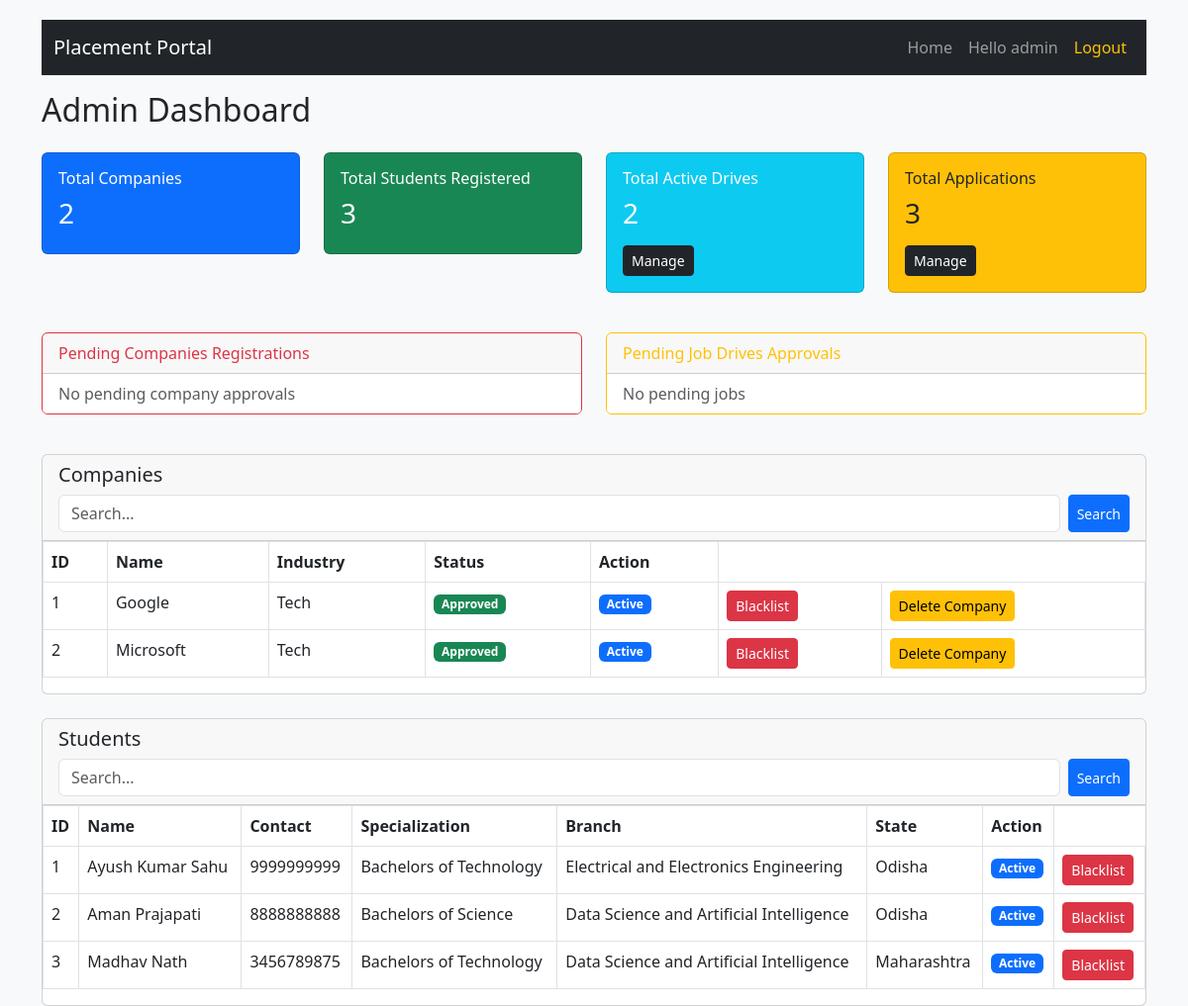
Page /admin (signed in) on the earlier database version.
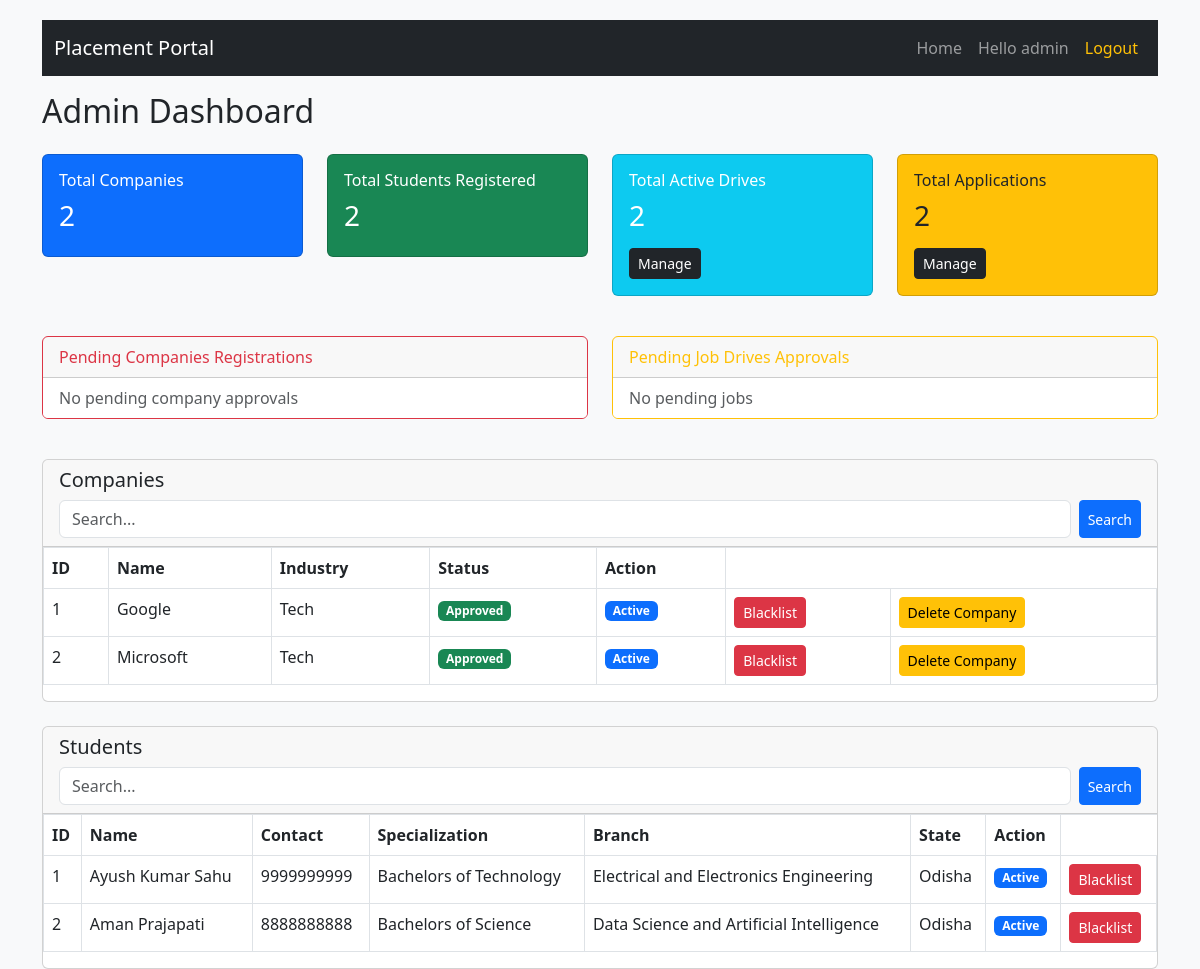
Same page on the later database version.
### database/models.py (models this page shows)
class User(db.Model, UserMixin):
    __tablename__ = 'user'
    id = db.Column(db.Integer, primary_key=True)
    username = db.Column(db.String(50), unique=True, nullable=False)
    hashedpassword = db.Column(db.String(length = 128), nullable=False)
    role = db.Column(db.String(20), nullable=False) # can be 'admin', 'company', 'student'
    status = db.Column(db.Boolean, default=True) # for blacklisitng purposes
    student_profile = db.relationship('Student', backref='user', uselist=False, cascade="all, delete-orphan")
    company_profile = db.relationship('Company', backref='user', uselist=False, cascade="all, delete-orphan")

class Company(db.Model):
    __tablename__ = 'company'
    id = db.Column(db.Integer, primary_key=True)
    user_id = db.Column(db.Integer, db.ForeignKey('user.id'), unique=True, nullable=False)
    company_name = db.Column(db.String(100), nullable=False)
    industry = db.Column(db.String(100),nullable = False)
    HRcontact = db.Column(db.String(10),nullable = False)
    approval = db.Column(db.Boolean, default=False) # Approval of the Admin for the company
    drives = db.relationship('Placements', backref='company', lazy=True, cascade="all, delete-orphan")

class Student(db.Model):
    __tablename__ = 'student'
    id = db.Column(db.Integer, primary_key=True)
    user_id = db.Column(db.Integer, db.ForeignKey('user.id'), unique=True, nullable=False)
    name = db.Column(db.String(100), nullable=False)
    contact = db.Column(db.String(20))
    education = db.Column(db.String(200))
    skills = db.Column(db.Text)
    resume = db.Column(db.String(255))
    college = db.Column(db.String(200))
    branch = db.Column(db.String(100))
    dob = db.Column(db.Date)
    country = db.Column(db.String(100))
    state = db.Column(db.String(100))
    address = db.Column(db.Text)
    applications = db.relationship('Application', backref='student', lazy=True, cascade="all, delete-orphan")

### routes/admin_mgmt.py (the view)
@app.route('/admin')
@login_required
@role_required('admin')
def admin_dashboard():
    totComp = models.Company.query.count()
    totStudent = models.Student.query.count()
    drivesCount = models.Placements.query.count()
    totapps = models.Application.query.count()
    p_comp = models.Company.query.filter_by(approval=False).all()
    p_jobs = models.Placements.query.filter_by(admin_approval=False).all()
    s = request.args.get('search_student', '')
    if s != '' and len(s) > 0:
        student_query = models.Student.query.join(models.User)
        filters = []
        filters.append(models.Student.name.ilike(f'%{s}%'))
        filters.append(models.Student.contact.ilike(f'%{s}%'))
        filters.append(models.Student.state.ilike(f'%{s}%'))
        filters.append(models.Student.branch.ilike(f'%{s}%'))
        filters.append(models.Student.education.ilike(f'%{s}%'))
        if s.isdigit():
            filters.append(models.Student.id ==  int(s))
        students = student_query.filter(or_(*filters)).all() # Combining all filters - oring them
    else:
        students =models.Student.query.all()
    search_comp = request.args.get('search_company', '')
    if search_comp  !=  '':
        company_query = models.Company.query.join(models.User)
        f_list = [
            models.Company.company_name.ilike(f'%{search_comp}%'),
            models.Company.industry.ilike(f'%{search_comp}%')
        ]
        companies =company_query.filter(or_(*f_list)).all()
    else:
        companies = models.Company.query.all()
    return render_template(
        'admin.html',
        total_companies=totComp,
        total_students=totStudent,
        total_drives=drivesCount,
        total_applications=totapps,
        pending_jobs=p_jobs,
        pending_comp=p_comp,
        students=students,
        companies=companies,
        search_student=s,
        search_company=search_comp
    )

### app.py (called while the page is built)
@login_manager.user_loader
def load_user(user_id):
    return models.User.query.get(int(user_id))

def role_required(*roles):
    def wrapper(fn):
        @wraps(fn)
        def decorated_view(*args,**kwargs):
            if not current_user.is_authenticated:
                return login_manager.unauthorized()
            if current_user.role not in roles:
                flash("You do not have permission to access this page", "danger")
                return redirect(url_for('login'))
            return fn(*args , **kwargs)
        return decorated_view
    return wrapper

### templates/admin.html
{% extends "base.html" %}
{% block content %}
<div class="d-flex justify-content-between mb-3">
    <h2>Admin Dashboard</h2>
</div>
<div class="row mb-4">
    <div class="col-md-3 mb-3">
        <div class="card bg-primary text-white">
            <div class="card-body">
                <h6>Total Companies</h6>
                <h3>{{ total_companies }}</h3>
            </div>
        </div>
    </div>
    <div class="col-md-3 mb-3">
        <div class="card bg-success text-white">
            <div class="card-body">
                <h6>Total Students Registered</h6>
                <h3>{{ total_students }}</h3>
            </div>
        </div>
    </div>
    <div class="col-md-3 mb-3">
        <div class="card bg-info text-white">
            <div class="card-body">
                <h6>Total Active Drives</h6>
                <h3>{{ total_drives }}</h3>
                <a href="{{ url_for('admin_drives') }}" class="btn btn-dark btn-sm mt-2">Manage</a>
            </div>
        </div>
    </div>
    <div class="col-md-3 mb-3">
        <div class="card bg-warning">
            <div class="card-body">
                <h6>Total Applications</h6>
                <h3>{{ total_applications }}</h3>
                <a href="{{ url_for('admin_applications') }}" class="btn btn-dark btn-sm mt-2">Manage</a>
            </div>
        </div>
    </div>
</div>
<div class="row mb-4">
    <div class="col-md-6 mb-3">
        <div class="card border-danger">
            <div class="card-header text-danger">
                Pending Companies Registrations
            </div>
            <ul class="list-group list-group-flush">
                {% if pending_comp %}
                    {% for comp in pending_comp %}
                    <li class="list-group-item d-flex justify-content-between">
                        <div>
                            <b>{{comp.company_name }}</b><br>
                            <small>{{ comp.industry }}</small>
                        </div>
                        <div>
                            <a href="{{ url_for('approve_company', company_id=comp.id) }}" class="btn btn-success btn-sm">Approve</a>
                            <a href="{{ url_for('reject_company', company_id=comp.id) }}" class="btn btn-danger btn-sm">Reject</a>
                        </div>
                    </li>
                    {% endfor %}
                {% else %}
                    <li class="list-group-item text-muted">No pending company approvals</li>
                {% endif %}
            </ul>
        </div>
    </div>
    <div class="col-md-6 mb-3">
        <div class="card border-warning">
            <div class="card-header text-warning">
                Pending Job Drives Approvals
            </div>
            <ul class="list-group list-group-flush">
                {% if pending_jobs %}
                    {% for job in pending_jobs %}
                    <li class="list-group-item d-flex justify-content-between">
                        <div>
                            <b>{{ job.title }}</b><br>
                            <small>{{ job.company.company_name }}</small>
                        </div>
                        <div>
                            <a href="{{ url_for('approve_job', job_id=job.id) }}" class="btn btn-success btn-sm">Approve</a>
                            <a href="{{ url_for('reject_job', job_id=job.id) }}" class="btn btn-danger btn-sm">Reject</a>
                        </div>
                    </li>
                    {% endfor %}
                {% else %}
                    <li class="list-group-item text-muted">No pending jobs</li>
                {% endif %}
            </ul>
        </div>
    </div>
</div>
<div class="card mb-4">
    <div class="card-header">
        <h5>Companies</h5>
        <form method="GET" action="{{ url_for('admin_dashboard') }}" class="d-flex mt-2">
            <input type="text" name="search_company" class="form-control me-2" placeholder="Search..." value="{{ search_company }}">
            <button class="btn btn-primary btn-sm">Search</button>
        </form>
    </div>
    <div class="table-responsive">
        <table class="table table-bordered">
            <tr>
                <th>ID</th>
                <th>Name</th>
                <th>Industry</th>
                <th>Status</th>
                <th>Action</th>
            </tr>
            {% for comp in companies %}
            <tr>
                <td>{{ comp.id }}</td>
                <td>{{comp.company_name }}</td>
                <td>{{ comp.industry }}</td>
                <td>
                    {% if comp.approval %}
                        <span class="badge bg-success">Approved</span>
                    {% else %}
                        <span class="badge bg-warning">Pending</span>
                    {% endif %}
                </td>
                    <td>
                        {% if comp.user.status %}
                            <span class="badge bg-primary">Active</span>
                        {% else %}
                            <span class="badge bg-danger">Blacklisted</span>
                        {% endif %}
                    </td>
                    <td>
                        {% if comp.user.status %}
                            <a href="{{ url_for('toggle_user_status', user_id=comp.user_id) }}" class="btn btn-danger btn-sm">Blacklist</a>
                        {% else %}
                            <a href="{{ url_for('toggle_user_status', user_id=comp.user_id) }}" class="btn btn-success btn-sm">Reactivate</a>
                        {% endif %}
                    </td>
                    <td>
                        <a href="{{ url_for('delete_company_byadmin', user_id=comp.user_id) }}" class="btn btn-warning btn-sm">Delete Company</a>
                    </td>
            </tr>
            {% endfor %}
        </table>
    </div>
</div>
<div class="card">
    <div class="card-header">
        <h5>Students</h5>
        <form method="GET" action="{{ url_for('admin_dashboard') }}" class="d-flex mt-2">
            <input type="text" name="search_student" class="form-control me-2" placeholder="Search..." value="{{ search_student }}">
            <button class="btn btn-primary btn-sm">Search</button>
        </form>
    </div>
    <div class="table-responsive">
        <table class="table table-bordered">
            <tr>
                <th>ID</th>
                <th>Name</th>
                <th>Contact</th>
                <th>Specialization</th>
                <th>Branch</th>
                <th>State</th>
                <th>Action</th>
            </tr>
            {% for student in students %}
            <tr>
                <td>{{ student.id }}</td>
                <td>{{ student.name }}</td>
                <td>{{student.contact }}</td>
                <td>{{ student.education }}</td>
                <td>{{ student.branch}}</td>
                <td>{{ student.state}}</td>
                <td>
                    {% if student.user.status %}
                            <span class="badge bg-primary">Active</span>
                    {% else %}
                            <span class="badge bg-danger">Blacklisted</span>
                    {% endif %}
                </td>
                <td>
                    {% if student.user.status %}
                            <a href="{{ url_for('toggle_user_status', user_id=student.user_id) }}" class="btn btn-danger btn-sm">Blacklist</a>
                    {% else %}
                            <a href="{{ url_for('toggle_user_status', user_id=student.user_id) }}" class="btn btn-success btn-sm">Reactivate</a>
                    {% endif %}
                </td>
            </tr>
            {% endfor %}
        </table>
    </div>
</div>
{% endblock %}

### templates/base.html (shortened to what this page needs)
<!DOCTYPE html>
<html lang="en">
<head>
    <link href="https://cdn.jsdelivr.net/npm/bootstrap@5.3.0/dist/css/bootstrap.min.css" rel="stylesheet">
</head>
<body>
<div class="container">
    <nav class="navbar navbar-expand-lg navbar-dark bg-dark mb-3">
        <div class="container-fluid">
            <a class="navbar-brand" href="{{ url_for('home') }}">Placement Portal</a>
            <div class="collapse navbar-collapse" id="navbarMenu">
                <ul class="navbar-nav ms-auto">
                    <li class="nav-item">
                        <a class="nav-link" href="{{ url_for('home') }}">Home</a>
                    </li>
                    {% if current_user.is_authenticated %}
                        <li class="nav-item">
                            <span class="nav-link">Hello {{ current_user.username }}</span>
                        </li>
                        <li class="nav-item">
                            <a class="nav-link text-warning" href="{{ url_for('logout') }}">Logout</a>
                        </li>
                    {% endif %}
                </ul>
            </div>
        </div>
    </nav>
    <div class="mt-2">
        {% block content %}{% endblock %}
    </div>
</div>
</body>
</html>

### templates/base.html (style rules this page uses)
body { margin-top: 20px; background-color: #f8f9fa; }

Differences in the rows shown:
removed Student: id "3", name "Madhav Nath", contact "3456789875", education "Bachelors of Technology", branch "Data Science and Artificial Intelligence", state "Maharashtra"
Other differences:
{{ total_students }}: "3" → "2"
{{ total_applications }}: "3" → "2"
